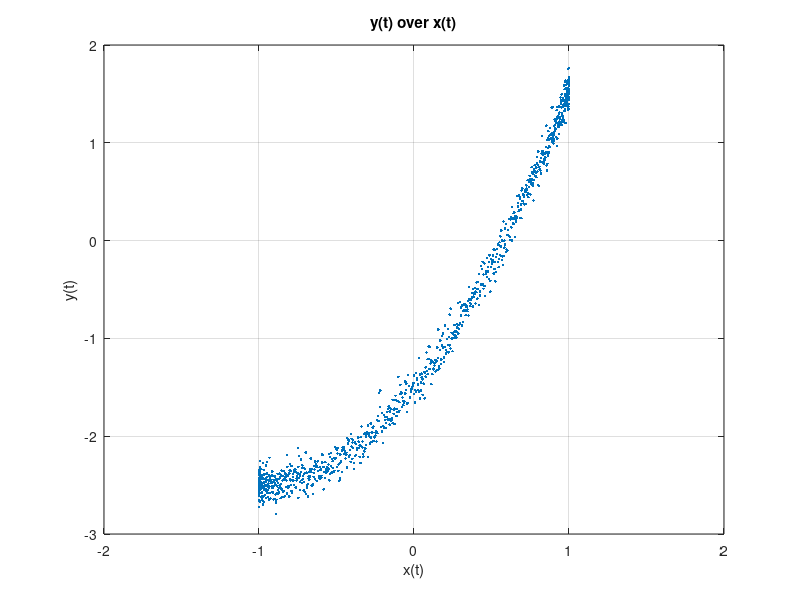

Source code (MATLAB): (Note: this script raises an error after producing the figure.)
clc;
clear;

%% Load input x(t), output y(t), and time vector (t) from the workspace file
load("p2.mat");

%% Problem 2-1: Plot the input signal x(t)
figure;
plot(t,x);
xlabel('t');
ylabel('x(t)');
title('Input x(t) over time');
grid on;

%% Problem 2-2: Plot the noisy output signal y(t)figure;
plot(t,y);
xlabel('t');
ylabel('y(t)');
title('Output y(t) over time');
grid on;

%% Problem 2-3: Scatter plot of y(t) versus x(t)figure;
plot(x, y, '.');
xlabel('x(t)');
ylabel('y(t)');
xlim([-2, 2]);
title('y(t) over x(t)');
grid on;

%% Problem 2-4: Test estimated alpha,beta and gama
xVec = 0:0.01:10;
alpha = 2.5;
beta = -3;
gama = 1.5;

noise = 0.1 * randn(size(xVec));
yVec = alpha*(xVec.^2) + beta*xVec + gama + noise; 

[alphaEst , betaEst , gamaEst] = p2_4(xVec,yVec);
disp(["estimated alpha = " + alphaEst ; "estimated beta = " + betaEst ; "estimated gama = " + gamaEst]);

%% Problem 2-5:
[alphaEst , betaEst , gamaEst] = p2_4(x,y);
disp(["estimated alpha = " + alphaEst ; "estimated beta = " + betaEst ; "estimated gama = " + gamaEst]);
